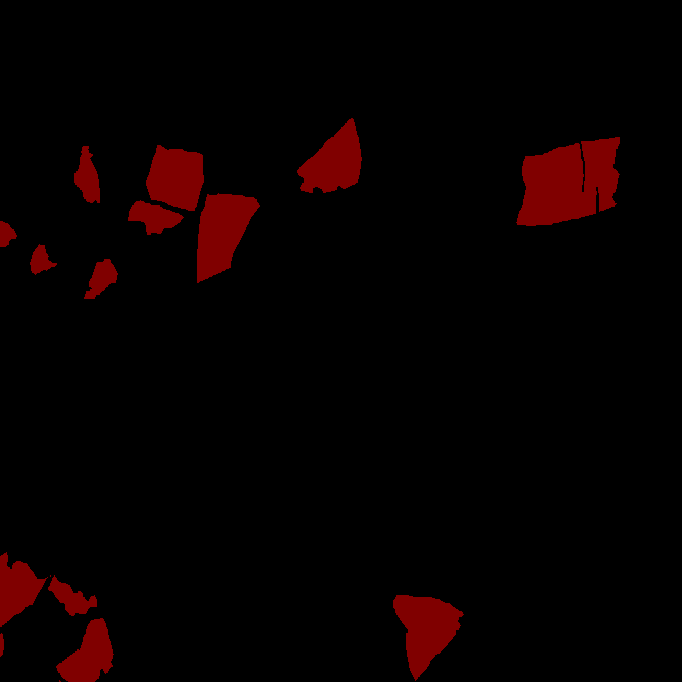
#> input picture VOCdevkit2/VOC2007/SegmentationClass/002115-20201109@152725-L16-1_28_872_tile_1_1.png, 682 x 682 px; its folder holds 4 pictures in this run
$ python voc_annotation.py
#> lines starting #> are read from the running program, lines starting #| are printed output that depends on the picture; after the words box and inside, x2 and y2 are one past the last pixel; in counts of white or black regions, pixels touching at a corner belong together
import os
import random

import numpy as np
from PIL import Image
from tqdm import tqdm

#-------------------------------------------------------#
#   想要增加测试集修改trainval_percent
#   修改train_percent用于改变验证集的比例 9:1
#
#   当前该库将测试集当作验证集使用，不单独划分测试集
#-------------------------------------------------------#
trainval_percent    = 1
train_percent       = 0.95
#-------------------------------------------------------#
#   指向VOC数据集所在的文件夹
#   默认指向根目录下的VOC数据集
#-------------------------------------------------------#
VOCdevkit_path      = 'VOCdevkit2'

if __name__ == "__main__":
    random.seed(0)
    print("Generate txt in ImageSets.")
    segfilepath     = os.path.join(VOCdevkit_path, 'VOC2007/SegmentationClass')
    saveBasePath    = os.path.join(VOCdevkit_path, 'VOC2007/ImageSets/Segmentation')

    temp_seg = os.listdir(segfilepath)
    total_seg = []
    for seg in temp_seg:
        if seg.endswith(".png"):
            total_seg.append(seg)

    num     = len(total_seg)
    list    = range(num)
    tv      = int(num*trainval_percent)
    tr      = int(tv*train_percent)
    trainval= random.sample(list,tv)
    train   = random.sample(trainval,tr)

    print("train and val size",tv)
    print("traub suze",tr)
    ftrainval   = open(os.path.join(saveBasePath,'trainval.txt'), 'w')
    ftest       = open(os.path.join(saveBasePath,'test.txt'), 'w')
    ftrain      = open(os.path.join(saveBasePath,'train.txt'), 'w')
    fval        = open(os.path.join(saveBasePath,'val.txt'), 'w')

    for i in list:
        name = total_seg[i][:-4]+'\n'
        if i in trainval:
            ftrainval.write(name)
            if i in train:
                ftrain.write(name)
            else:
                fval.write(name)
        else:
            ftest.write(name)

    ftrainval.close()
    ftrain.close()
    fval.close()
    ftest.close()
    print("Generate txt in ImageSets done.")

    print("Check datasets format, this may take a while.")
    print("检查数据集格式是否符合要求，这可能需要一段时间。")
    classes_nums        = np.zeros([256], int)
    for i in tqdm(list):
        print("111")
        name            = total_seg[i]
        png_file_name   = os.path.join(segfilepath, name)
        if not os.path.exists(png_file_name):
            raise ValueError("未检测到标签图片%s，请查看具体路径下文件是否存在以及后缀是否为png。"%(png_file_name))

        png             = np.array(Image.open(png_file_name), np.uint8)
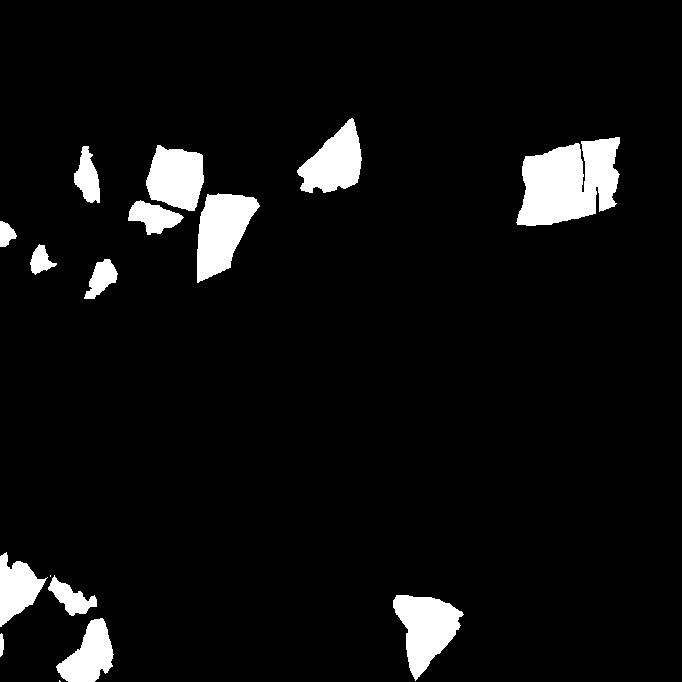
#> png: shape (682, 682); values 0 (black) and 1 (white), 6% white; 16 white regions (2 under 20 px), largest, box (x1, y1, x2, y2) and area: (516, 137, 620, 226) 6680, (197, 193, 260, 283) 3513, (393, 595, 464, 681) 3386
        if len(np.shape(png)) > 2:
            print("标签图片%s的shape为%s，不属于灰度图或者八位彩图，请仔细检查数据集格式。"%(name, str(np.shape(png))))
            print("标签图片需要为灰度图或者八位彩图，标签的每个像素点的值就是这个像素点所属的种类。"%(name, str(np.shape(png))))

        classes_nums += np.bincount(np.reshape(png, [-1]), minlength=256)
#> classes_nums = 256 values, max 437277 at index 0, min 0 at index 2, mean 1816.9
#> pass 2 of the loop `for i in tqdm(list):`:
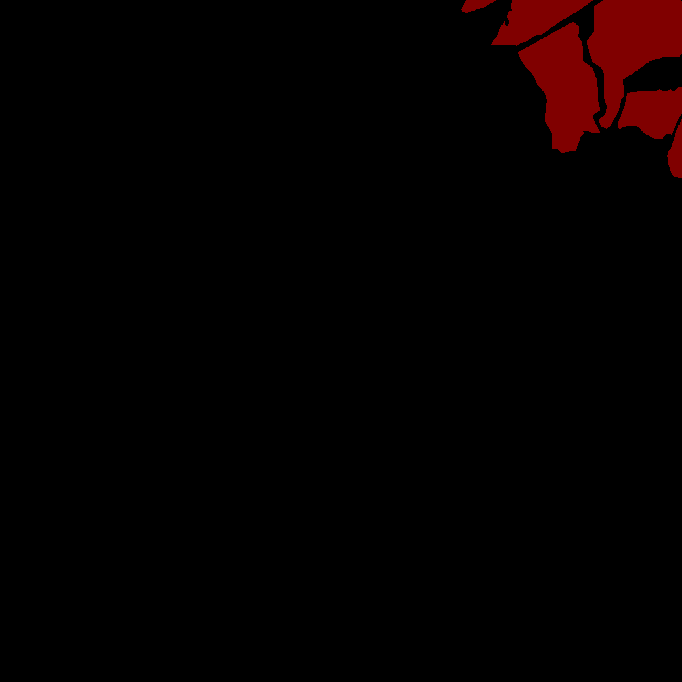
#> input picture VOCdevkit2/VOC2007/SegmentationClass/002115-20201109@152725-L16-1_28_872_tile_2_0.png, 682 x 682 px
#> `png             = np.array(Image.open(png_file_name), np.uint8)`:
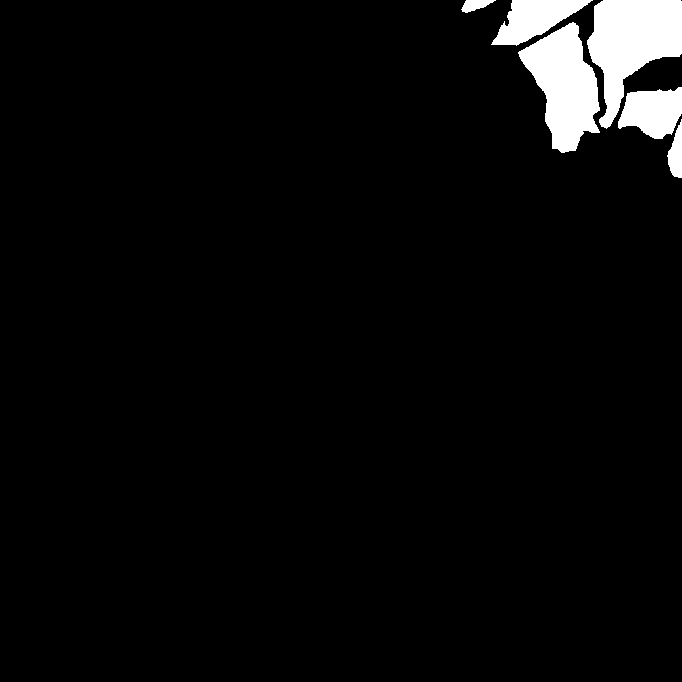
#> png: shape (682, 682); values 0 (black) and 1 (white), 4% white; 6 white regions, box (x1, y1, x2, y2) and area: (587, 0, 682, 129) 6794, (518, 22, 600, 153) 6074, (491, 0, 593, 46) 2463, (618, 87, 682, 139) 2384, (667, 119, 682, 178) 549, (461, 0, 496, 13) 265
#> classes_nums = 256 values, max 883872 at index 0, min 0 at index 2, mean 3633.8
#> pass 3 of the loop `for i in tqdm(list):`:
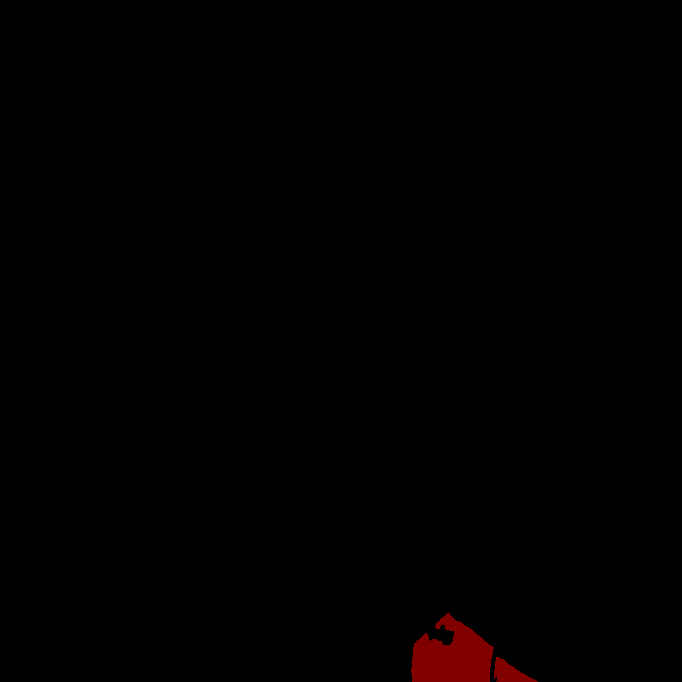
#> input picture VOCdevkit2/VOC2007/SegmentationClass/003475-20220217@090641-R10-0_26_142_tile_0_0.png, 682 x 682 px
#> `png             = np.array(Image.open(png_file_name), np.uint8)`:
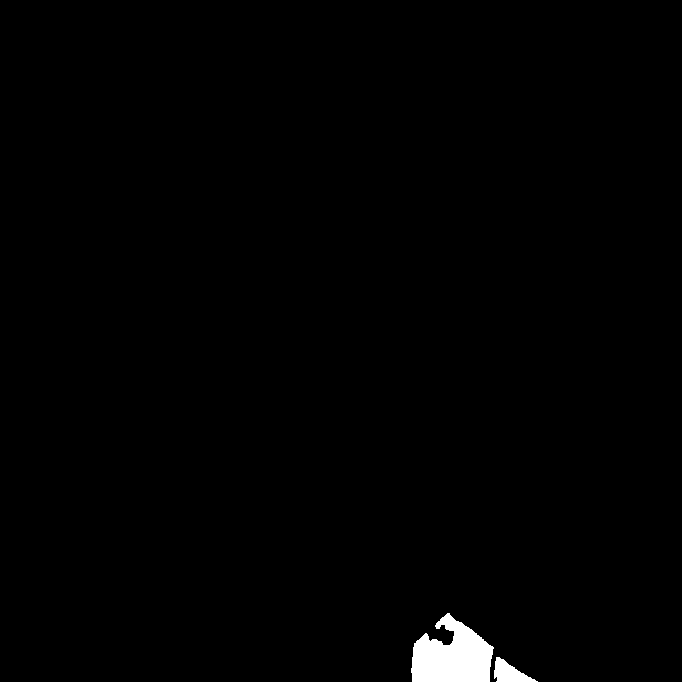
#> png: shape (682, 682); values 0 (black) and 1 (white), 0.95% white; 2 white regions, box (x1, y1, x2, y2) and area: (411, 613, 494, 682) 3845, (494, 657, 538, 682) 568
#> classes_nums = 256 values, max 1344583 at index 0, min 0 at index 2, mean 5450.7
#> the loop made 4 passes; the first 3 are shown

    print("打印像素点的值与数量。")
    print('-' * 37)
    print("| %15s | %15s |"%("Key", "Value"))
    print('-' * 37)
    for i in range(256):
        if classes_nums[i] > 0:
            print("| %15s | %15s |"%(str(i), str(classes_nums[i])))
            print('-' * 37)
#> this loop made 256 passes

    if classes_nums[255] > 0 and classes_nums[0] > 0 and np.sum(classes_nums[1:255]) == 0:
        print("检测到标签中像素点的值仅包含0与255，数据格式有误。")
        print("二分类问题需要将标签修改为背景的像素点值为0，目标的像素点值为1。")
    elif classes_nums[0] > 0 and np.sum(classes_nums[1:]) == 0:
        print("检测到标签中仅仅包含背景像素点，数据格式有误，请仔细检查数据集格式。")

    print("JPEGImages中的图片应当为.jpg文件、SegmentationClass中的图片应当为.png文件。")
    print("如果格式有误，参考:")
    print("https://github.com/bubbliiiing/segmentation-format-fix")
